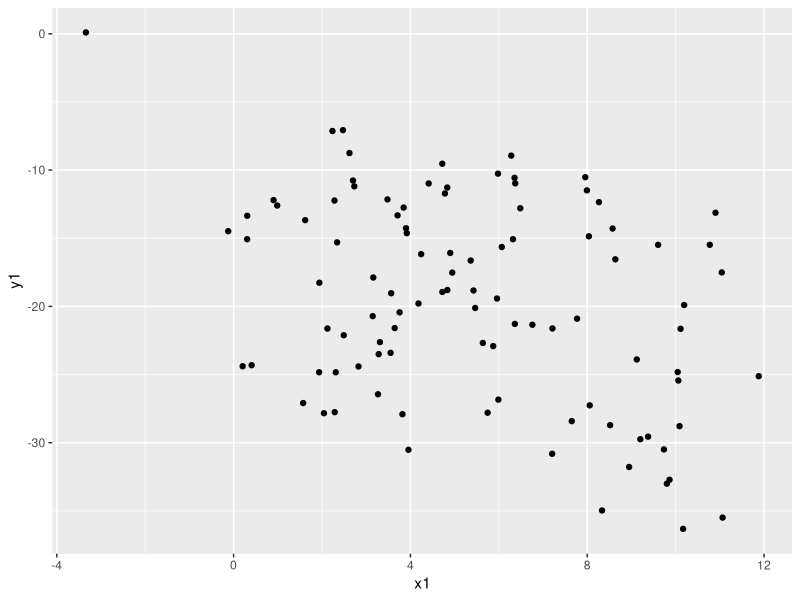
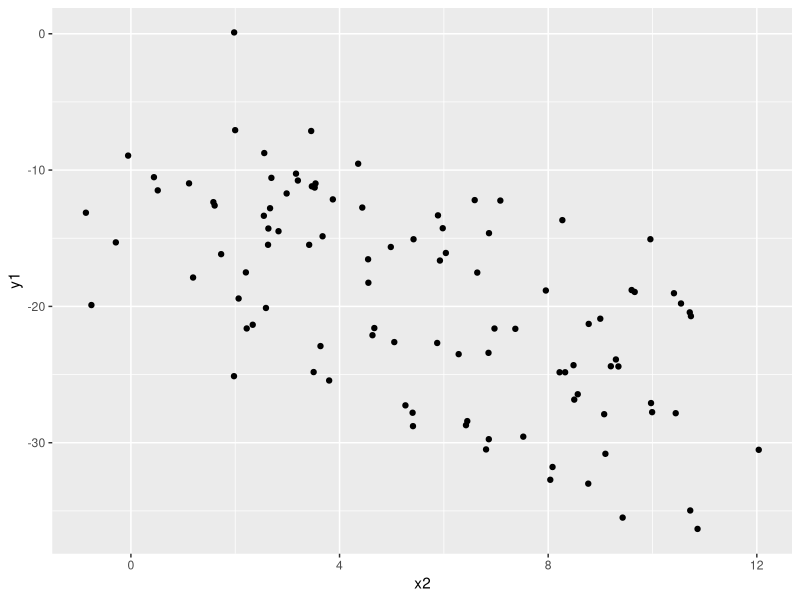
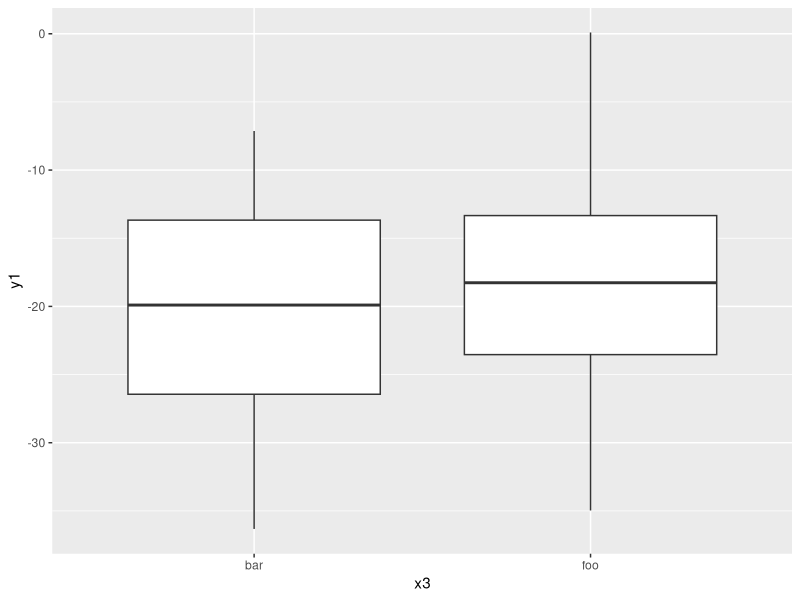
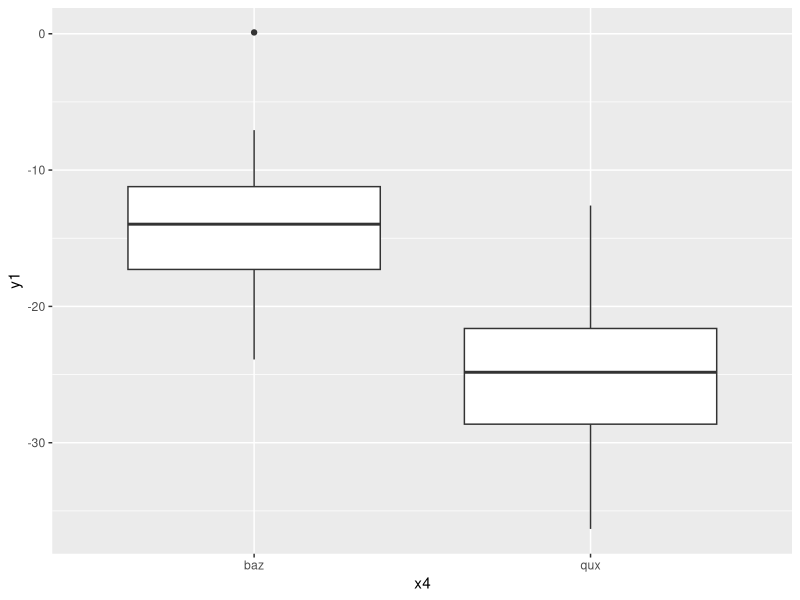
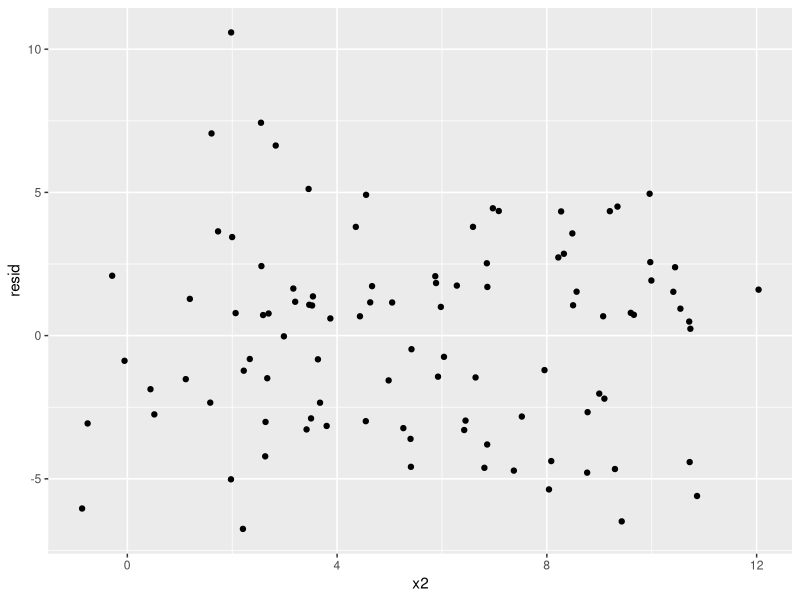
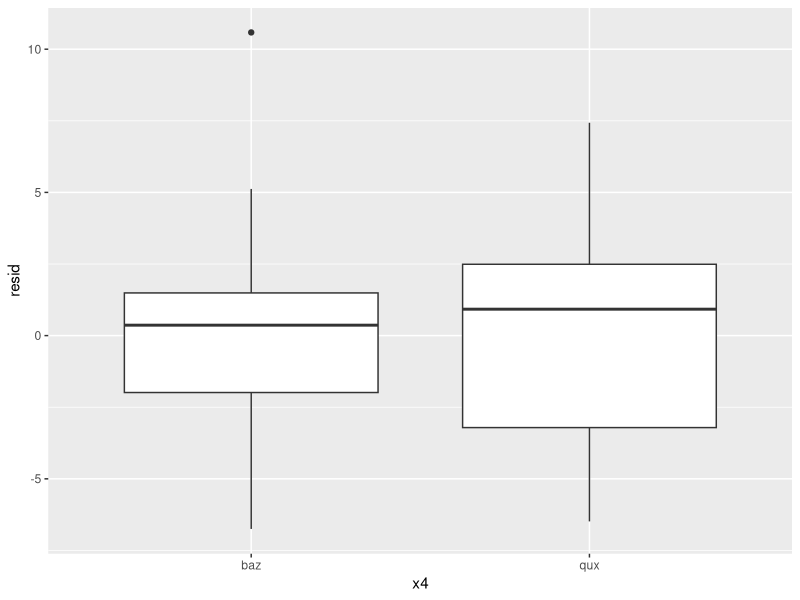
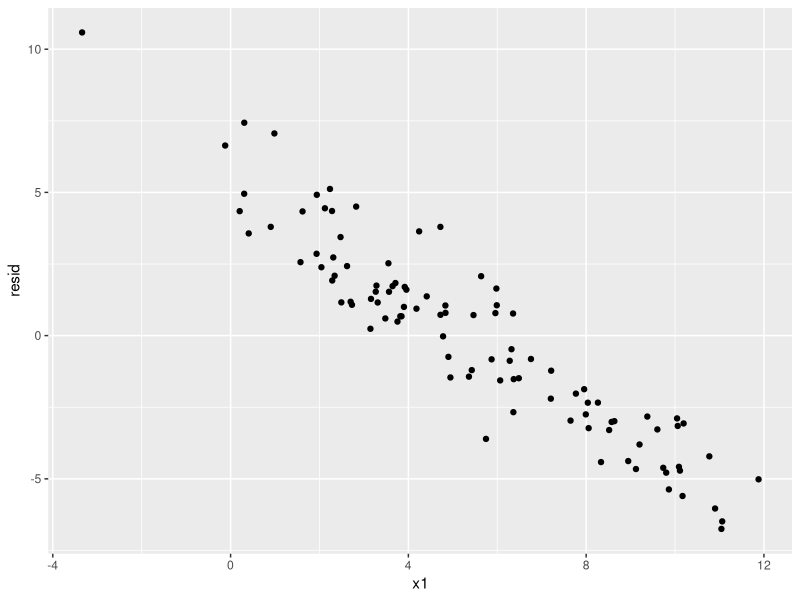
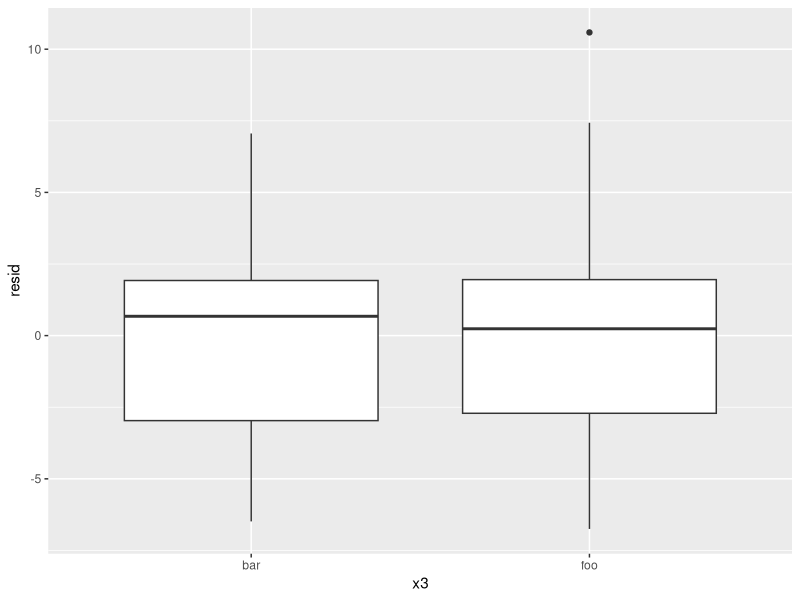

The R script that drew these images, in order:
## ---- chunk 1
knitr::opts_chunk$set(echo = TRUE)
library(tidyverse)
## ---- chunk 2
set.seed(10221989)
n <- 100
x1 <- sample(10, n, replace=TRUE) + rnorm(n)
x2 <- sample(10, n, replace=TRUE) + rnorm(n)
x3 <- sample(c("foo", "bar"), n, replace=TRUE)
x4 <- sample(c("baz", "qux"), n, replace=TRUE)
b1 <- c(-1, -2, 0, -10) + rnorm(4)
y1 <- b1[1] + b1[2]*x2 + b1[3]*x1 + b1[4]*(x4=="qux") + rnorm(n)
b2 <- c(-1, -2, -5) + runif(3)
y2 <- 1.15^{b2[1] + b2[2]*x2 + b2[3]*(x4=="qux") + rnorm(n, sd=2)}
b3 <- c(-1, -2, -5) + runif(3)
y3 <- b3[1] + b3[2]*x2^2 + b3[3]*(x3=="bar") + rnorm(n, sd=2)
sim <- tibble(y1=y1, y2=y2, y3=y3, x1=x1, x2=x2, x3=x3, x4=x4)
## ---- chunk 3
sim
## ---- chunk 4
library(modelr)
## ---- chunk 5
## We see no obvious pattern here, so we won't use `x1` as a predictor variable at this time.

ggplot(sim) + geom_point(aes(x=x1, y=y1))
## ---- chunk 6
## There is an obvious negative linear relationship between `y1` and `x2`, so we will include `x2` as a predictor variable.

ggplot(sim) + geom_point(aes(x=x2, y=y1))
## ---- chunk 7
## There is no clear relationship between `y1` and `x3` (if it exists, it is very small), so we won't consider it as a predictor variable right now.

ggplot(sim) + geom_boxplot(aes(x=x3, y=y1))
## ---- chunk 8
## It is clear that `y1` takes on different values depending on the level of `x4`, so we will use `x4` as a predictor variable.

ggplot(sim) + geom_boxplot(aes(x=x4, y=y1))
## ---- chunk 9
fit1 <- lm(y1 ~ x2 + x4)
## ---- chunk 10
## This residual plot shows simple random scatter with no obvious patterns, so there are no linearity assumptions violated with `x2`.

sim %>% add_residuals(fit1) %>%
  ggplot() + geom_point(aes(x=x2, y=resid))
## ---- chunk 11
## This residual plot shows the residuals seem to be centered on 0 for all levels of `x4`, so everything looks okay here too.

sim %>% add_residuals(fit1) %>%
  ggplot() + geom_boxplot(aes(x=x4, y=resid))
## ---- chunk 12
## After accounting for the variation in `y1` explained by `x2` and `x4`, we now see a clear positive linear relationship between `x1` and the residuals, indicating that `x1` has more information about `y1`, so it would be a good idea to add `x1` to the model as a predictor variable.

sim %>% add_residuals(fit1) %>%
  ggplot() + geom_point(aes(x=x1, y=resid))
## ---- chunk 13
## There is no clear relationship between the residuals and `x3`, so we won't consider adding it to the model at this time.

sim %>% add_residuals(fit1) %>%
  ggplot() + geom_boxplot(aes(x=x3, y=resid))
## ---- chunk 14
lm(y1 ~ x1 + x2 + x4)
## ---- chunk 15
## There is no obvious pattern here, so we won't consider using `x1` as a predictor variable at this time.

ggplot(sim) + geom_point(aes(x=x1, y=y2))
## ---- chunk 16
## There is a clear relationship between `x2` and `y2`, but it isn't linear, so we should try some transformations to see if we can make the relationship linear.

ggplot(sim) + geom_point(aes(x=x2, y=y2))
## ---- chunk 17
## A log transformation makes the relationship between `x2` and `log(y)` linear, so we will use `x2` as a predictor for `log(y)`.

ggplot(sim) + geom_point(aes(x=x2, y=log(y2)))
## ---- chunk 18
## We could also consider if a quadratic relationship is appropriate by plotting `y2` against `x2^2`, but this transformation does not show a linear relationship.

ggplot(sim) + geom_point(aes(x=x2^2, y=y2))
## ---- chunk 19
## It is not clear if `y2` differs between the levels of `x3`, so we won't use `x3` as a predictor at this time.

ggplot(sim) + geom_boxplot(aes(x=x3, y=log(y2)))
## ---- chunk 20
## It is not clear if `y2` differs between the levels of `x4`, so we won't use `x4` as a predictor at this time.

ggplot(sim) + geom_boxplot(aes(x=x4, y=log(y2)))
## ---- chunk 21
fit2a <- lm(y2 ~ x2)
## ---- chunk 22
fit2b <- lm(log(y2) ~ x2)
## ---- chunk 23
## There is a clear pattern in this residual plot, indicating a violation of the assumption of linearity. We should try transforming `x2`, `y2`, or both.

sim %>% add_residuals(fit2a) %>%
  ggplot() + geom_point(aes(x=x2, y=resid))
## ---- chunk 24
## There is no clear pattern here, and we only see simple random scatter, indicating that using a log transformation fixes that problem.

sim %>% add_residuals(fit2b) %>%
  ggplot() + geom_point(aes(x=x2, y=resid))
## ---- chunk 25
## There is no clear pattern in this residual plot, so we won't consider adding `x1` to the model at this time.

sim %>% add_residuals(fit2b) %>%
  ggplot() + geom_point(aes(x=x1, y=resid))
## ---- chunk 26
## There is no clear pattern in this residual plot, so we won't consider adding `x3` to the model at this time.

sim %>% add_residuals(fit2b) %>%
  ggplot() + geom_boxplot(aes(x=x3, y=resid))
## ---- chunk 27
## The residuals clearly differ between the levels of `x4`, indicating that there is a relationship between `y2` and `x4`, so we should consider adding `x4` to the model as a predictor variable.

sim %>% add_residuals(fit2b) %>%
  ggplot() + geom_boxplot(aes(x=x4, y=resid))
## ---- chunk 28
## Add `x4` as a predictor

lm(log(y2) ~ x2 + x4)
## ---- chunk 29
## There is no clear pattern in this plot, so we won't consider using `y3` as a predictor variable right now.

ggplot(sim) + geom_point(aes(x=x1, y=y3))
## ---- chunk 30
## There is an obvious and strong relationship between `x2` and `y3`, but it appears to be non-linear, so we should try transformations to see if we can make the relationship linear.

ggplot(sim) + geom_point(aes(x=x2, y=y3))
## ---- chunk 31
## We cannot take the log, because most of the values of `y3` are negative.

ggplot(sim) + geom_point(aes(x=x2, y=log(y3)))
## ---- chunk 32
## We try taking the log of negative `y3`, but there is still a non-linear relationship.

ggplot(sim) + geom_point(aes(x=x2, y=log(-y3)))
## ---- chunk 33
## If we try taking the log of `x2` as well, we see that much of the relationship becomes linear, but there are large outliers suggesting that the true relationship is not log-log.

ggplot(sim) + geom_point(aes(x=log(x2), y=log(-y3)))
## ---- chunk 34
## Trying a quadratic relationship fixes the problem. There is a negative linear relationship between `x2^2` and `y3`.

ggplot(sim) + geom_point(aes(x=x2^2, y=y3))
## ---- chunk 35
## There is no obvious difference in `y3` based on the levels of `x3`, so we won't consider `x3` as a predictor variable at this time.

ggplot(sim) + geom_boxplot(aes(x=x3, y=y3))
## ---- chunk 36
## There is no obvious difference in `y3` based on the levels of `x4`, so we won't consider `x4` as a predictor variable at this time.

ggplot(sim) + geom_boxplot(aes(x=x4, y=y3))
## ---- chunk 37
fit3 <- lm(y3 ~ x2 + I(x2^2))
## ---- chunk 38
## The residual plot shows simple random scatter, suggesting no violation of linearity assumptions for `x2`.

sim %>% add_residuals(fit3) %>%
  ggplot() + geom_point(aes(x=x2, y=resid))
## ---- chunk 39
## The residual plot shows simple random scatter, suggesting no violation of linearity assumptions for `x2^2`.

sim %>% add_residuals(fit3) %>%
  ggplot() + geom_point(aes(x=x2^2, y=resid))
## ---- chunk 40
## There is no pattern in this residual plot, so we won't consider adding `x1` as a predictor variable.

sim %>% add_residuals(fit3) %>%
  ggplot() + geom_point(aes(x=x1, y=resid))
## ---- chunk 41
## There is a clear difference in the residuals between the levels of `x3`, so we should probably add `x3` as a predictor variable.

sim %>% add_residuals(fit3) %>%
  ggplot() + geom_boxplot(aes(x=x3, y=resid))
## ---- chunk 42
## There is no obvious difference in `y3` between the levels of `x4`, so we won't consider adding `x4` to the model at this time.

sim %>% add_residuals(fit3) %>%
  ggplot() + geom_boxplot(aes(x=x4, y=resid))
## ---- chunk 43
## Add `x3` as a predictor:

lm(y3 ~ x2 + I(x2^2) + x3)

## Since the coefficient of `x2` is very close to 0, we may consider removing it.
